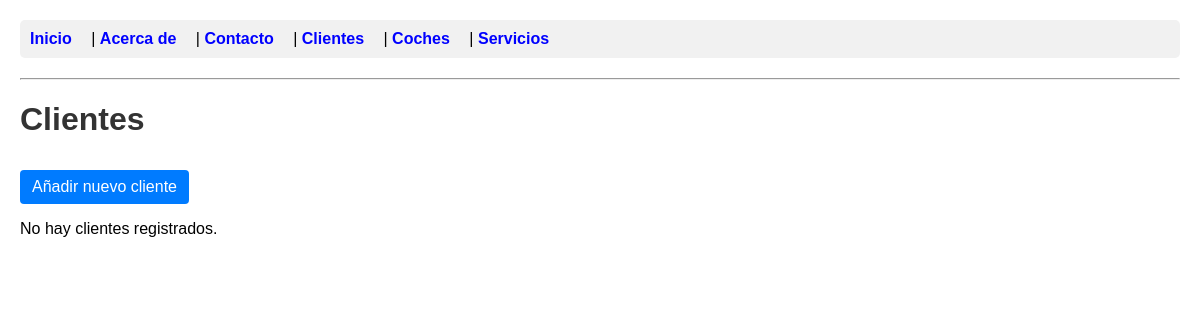
The page /clientes/ on the database as committed earlier.
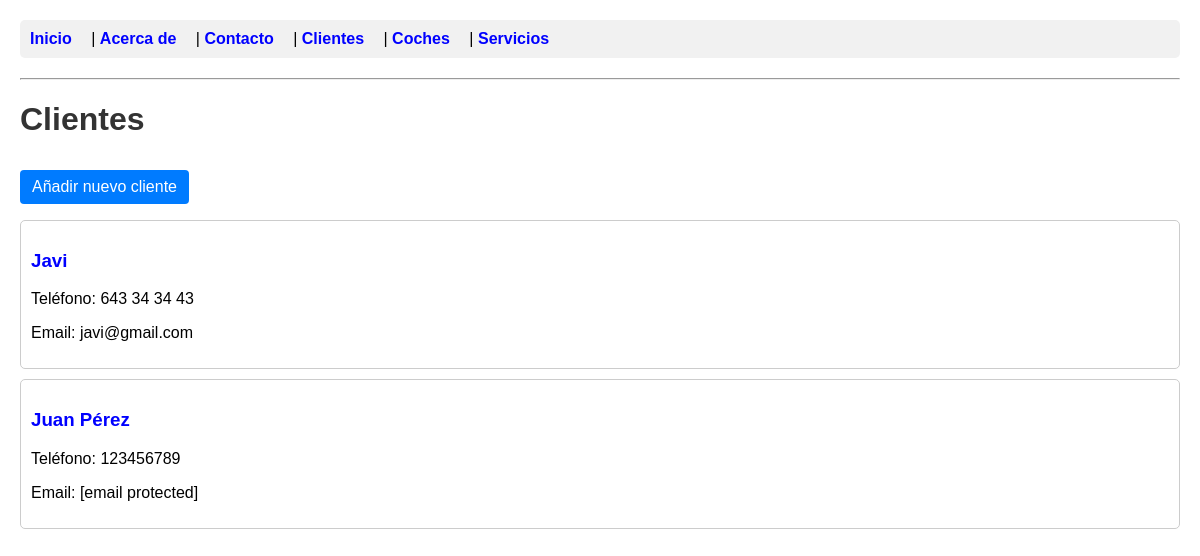
The same page on the database as committed later.
### app_gestion_coches/models.py (models this page shows, shortened)
class Cliente(models.Model):
    nombre = models.CharField(max_length=100)
    telefono = models.CharField(max_length=15)
    email = models.EmailField()

### app_gestion_coches/views.py (the view)
# urls.py: path('clientes/', lista_clientes, name='lista_clientes'),
def lista_clientes(request):
    clientes = Cliente.objects.all()
    return render(request, 'app_gestion_coches/lista_clientes.html', {'clientes': clientes})

### templates/app_gestion_coches/lista_clientes.html (shortened to what this page needs)
{% extends 'app_gestion_coches/base.html' %}
{% block contenido %}
    <h1>Clientes</h1>
    <p><a href="{% url 'nuevo_cliente' %}" class="btn">Añadir nuevo cliente</a></p>
    {% if clientes %}
        {% for cliente in clientes %}
        <div class="item-list">
            <h3><a href="{% url 'detalle_cliente' cliente.id %}">{{ cliente.nombre }}</a></h3>
            <p>Teléfono: {{ cliente.telefono }}</p>
            <p>Email: {{ cliente.email }}</p>
        </div>
        {% endfor %}
    {% else %}
        <p>No hay clientes registrados.</p>
    {% endif %}
{% endblock %}

Rows that differ between the two databases and show on the page:
added Cliente: nombre "Javi", telefono "643 34 34 43", email "javi@gmail.com"
added Cliente: nombre "Juan Pérez", telefono "123456789", email "[email protected]"
Other text that changed with them:
text no longer shown: "No hay clientes registrados."
